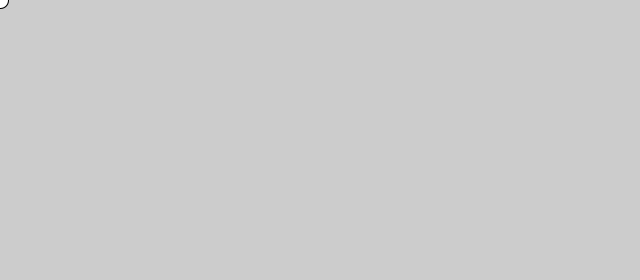
Frame 1 (no input)
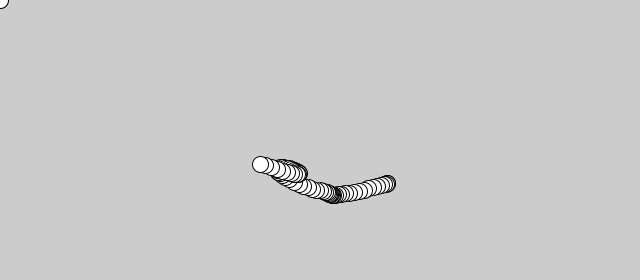
Frame 60 (the mouse pressed at the canvas centre just before this capture)
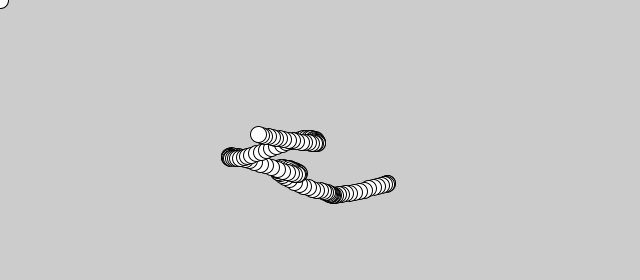
Frame 120 (the mouse held since frame 60 and released just before this capture)

The Processing sketch that drew these frames (run headless with seeded random() and noise(); from frame 60 on, the mouse is pressed at the canvas centre):

// Processing sketch: sketch_1D_Perlin_Noise
// ── sketch_1D_Perlin_Noise.pde
/*
float t = 0;

void setup() {
  size(640, 260);
}

void draw() {
  float n = noise(t);
  float x = map(n,0,1,0,width);
  ellipse(x, 180, 16, 16);
  
  t += 0.01;
}
*/

class Walker {
  float x, y;
  
  float tx, ty;
  
  Walker() {
    tx = 0;
    ty = 10000;
  }
  
  void step() {
    x = map(noise(tx), 0, 1, 0, width);
    y = map(noise(ty), 0, 1, 0, height);
    
    tx += 0.01;
    ty += 0.01;
  }
}
Walker walk;

void setup() {
  size(640, 280);
  walk = new Walker();
}


void draw() {
  ellipse(walk.x, walk.y, 16, 16);
  walk.step();
}
